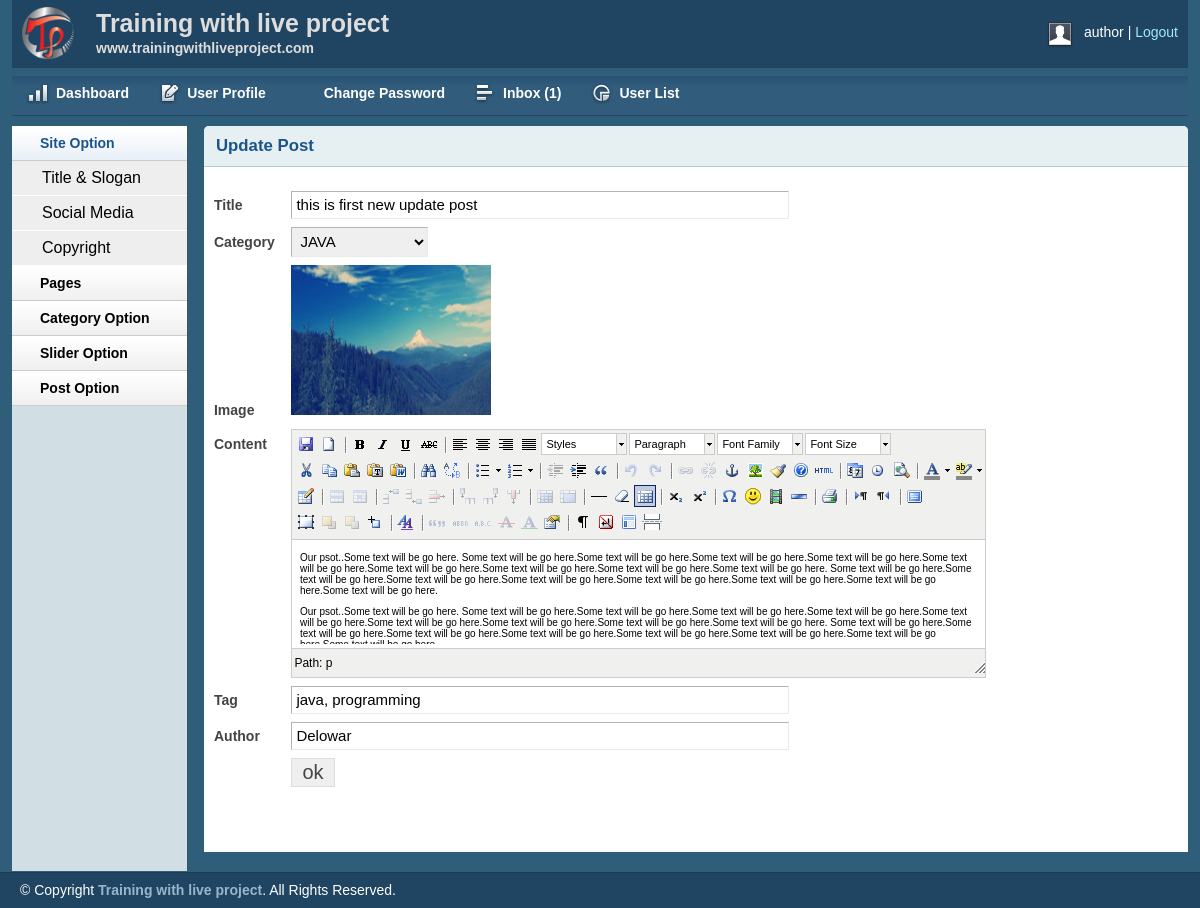
The app's page /admin/viewpost.php?viewpostid=1 (signed in) with its own data.
### tables this page shows
CREATE TABLE `tbl_post` (
  `id` int(11) NOT NULL,
  `cat` int(11) NOT NULL,
  `title` varchar(255) NOT NULL,
  `body` text NOT NULL,
  `image` varchar(255) NOT NULL,
  `author` varchar(50) NOT NULL,
  `tags` varchar(255) NOT NULL,
  `date` timestamp NOT NULL DEFAULT current_timestamp(),
  `userid` int(11) NOT NULL
);

CREATE TABLE `tbl_category` (
  `id` int(11) NOT NULL,
  `name` varchar(50) NOT NULL
);

### lib/Database.php (called while the page is built, shortened)
<?php
Class Database{
	public $host   = DB_HOST;
	public $user   = DB_USER;
	public $pass   = DB_PASS;
	public $dbname = DB_NAME;
	public $link;
	private function connectDB(){
	$this->link = new mysqli($this->host, $this->user, $this->pass, $this->dbname);
 }
	public function select($query){
		$result = $this->link->query($query) or die($this->link->error.__LINE__);
		if($result->num_rows > 0){
			return $result;
		} else {
			return false;
		}
	}
}

### admin/viewpost.php (the view, shortened to what this page needs)
<?php include 'inc/header.php'; ?>
<?php include 'inc/sidebar.php'; ?>
<?php
    if (!isset($_GET['viewpostid']) || $_GET['viewpostid'] == NULL) {
        echo"<script>window.location = 'postlist.php'; </script>";
    } else {
        $postid = $_GET['viewpostid'];
    }
?>
<div class="grid_10">
    <div class="box round first grid">
        <h2>Update Post</h2>
        <div class="block">
            <?php
                $query = "SELECT * FROM tbl_post WHERE id='$postid' order by id desc";
                $getpost = $db->select($query);
                if (isset($getpost)){
                    while ($postresult = $getpost-> fetch_assoc()) {
            ?>
            <form action="" method="post" enctype="multipart/form-data">
                <table class="form">
                    <tr>
                        <td>
                            <label>Title</label>
                        </td>
                        <td>
                            <input type="text" readonly name="title" value="<?php echo $postresult['title']; ?>" class="medium" />
                        </td>
                    </tr>
                    <tr>
                        <td>
                            <label>Category</label>
                        </td>
                        <td>
                            <select id="select">
                                <?php
                                $query = "SELECT * FROM tbl_category";
                                $category = $db->select($query);
                                if ($category) {
                                    while ($result = $category->fetch_assoc()) {
                                        ?>
                                        <option
                                            <?php
                                                if ($postresult['cat'] == $result['id']){ ?>
                                                    selected = 'selected'
                                            <?php } ?>
                                            value="<?php echo $result['id']; ?>"><?php echo $result['name']; ?></option>
                                    <?php } }?>
                            </select>
                        </td>
                    </tr>
                    <tr>
                        <td>
                            <label>Image</label>
                        </td>
                        <td>
                            <img src="<?php echo $postresult['image']; ?>" height="150px" width="200px"/> </br>
                        </td>
                    </tr>
                    <tr>
                        <td style="vertical-align: top; padding-top: 9px;">
                            <label>Content</label>
                        </td>
                        <td>
                        </td>
                    </tr>
                    <tr>
                        <td>
                            <label>Tag</label>
                        </td>
                        <td>
                            <input type="text" readonly name="tags" value="<?php echo $postresult['tags']; ?>" class="medium" />
                        </td>
                    </tr>
                    <tr>
                        <td>
                            <label>Author</label>
                        </td>
                        <td>
                            <input type="text" readonly name="author" value="<?php echo $postresult['author']; ?>" class="medium" />
                        </td>
                    </tr>
                    <tr>
                        <td></td>
                        <td>
                            <input type="submit" name="submit" Value="ok" />
                        </td>
                    </tr>
                </table>
            </form>
            <?php } } ?>
        </div>
    </div>
</div>
<?php include 'inc/footer.php'; ?>

### admin/css/layout.css (style rules this page uses)
body { background: #fff none repeat scroll 0 0; color: #444; font-size: 14px; padding: 0; }
h1, h2, h3, h4, h5, h6 { line-height:1.2em; margin-bottom:.3em; }
h2 { margin-top:1em; }
.box { background:#fff; margin-bottom:20px; padding:10px 10px 10px 10px; margin-left:-8px; }
.box.grid { padding-bottom:40px; }
.box.round { -moz-border-radius: 5px 5px 0px 0px; -webkit-border-radius: 5px 5px 0px 0px; border-radius: 5px 5px 0px 0px; }
.box h2 { font-size:1.2em; font-weight:bold; color:#1B548D; background:#E6F0F3; margin:-10px -10px 0 -10px; padding:10px 12px; border-bottom:1px solid #B3CBD6; -moz-border-radius: 5px 5px 0px 0px; -webkit-border-radius: 5px 5px 0px 0px; border-radius: 5px 5px 0px 0px; }
.box.first { min-height: 406px; }
.block { padding-top:20px; }
table.form { width:100%; }
table.form td { padding:4px 0px; }
table.form label { font-weight:bold; }
table.form input, table.form select { font-size: 15px; padding: 4px 4px 5px 4px; border-top: 1px solid #b3b3b3; border-left: 1px solid #b3b3b3; border-right: 1px solid #eaeaea; border-bottom: 1px solid #eaeaea; }
table.form input[type="submit"] { border: 1px solid #ddd; color: #444; cursor: pointer; font-size: 20px; padding: 2px 10px; }
input.medium { width: 55%; }
.block { padding-bottom:1px; }

### admin/js/tiny-mce/themes/advanced/skins/default/content.css (style rules this page uses)
body, td, pre { color:#000; font-family:Verdana, Arial, Helvetica, sans-serif; font-size:10px; margin:8px; }
body { background:#FFF; }
h2 { font-size: 1.5em }
img { border:0; }
table, img, hr, .mceItemAnchor { cursor:default }
table td, table th { cursor:text }

### records on screen
tbl_post: title "this is first new update post", cat.name "JAVA", image (picture), tags "java, programming", author "Delowar"

### other values on screen
Session::get('username') "author"
$count "1"
